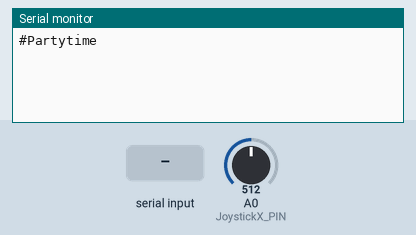
A sketch run on a simulated Arduino Uno, built with avr-gcc and run on an emulated ATmega328P. Parts: the last lines printed to the serial monitor. Inputs (shaded band) come from the test bench; at power-on: A0 (JoystickX_PIN) = 512.

Above: at 1.2 s.
1.3 s: "$" received over Serial
At 2.3 s:
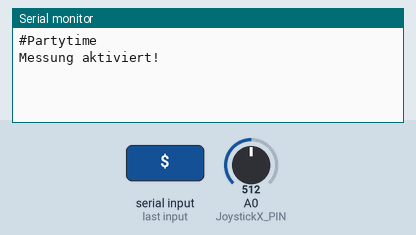
2.8 s: A0 (JoystickX_PIN) set to 716
At 3.4 s:
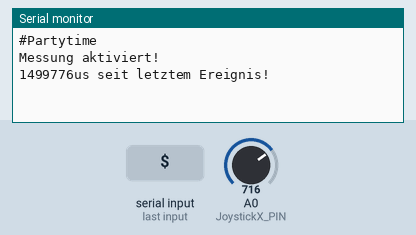
4.3 s: "$" received over Serial
At 5.8 s:
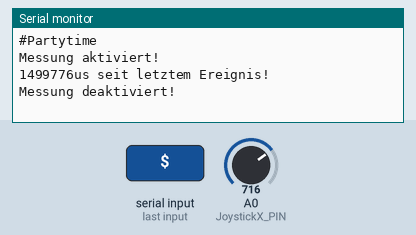

The sketch:

Zeitmessung_Beispiel.ino
```cpp
/*
 *****************************************************************************
 * Organisation: Universität Graz
 * Abteilung: Institut für Physik
 * Anwendung: Beispiel Sample-Code für die Vorlesungsübung
 *
 * Computergestützte Experimente und Signalauswertung
 * PHY.W04UB/UNT.038UB
 *
 * Projekt: Samplecode
 * Beispiel: ZeitMessung
 * Programmierer: Jan Enenkel
 * Datum: 17.3.2023
 * Hardware: Universität Graz - Physik Übungsboard - Arduino Uno ( mit CH340 )
 * Programmbeschreibung: Dieser Code misst wieviel Zeit zwischen zwei Ereignissen vergangen ist und gibt diese dann bei UART aus
 * Dabei wird der micros() Befehl benutzt!
  ******************************************************************************
*/


int JoystickX_PIN = A0;       // Joystick Pin X-Achse als A0 definieren.

// Setup Funktion wird einmal beim hochfahren des Arduino Ausgeführt
void setup()
{
  Serial.begin(57600);    // Initialisieren der UART auf 57600 BAUD
  while(!Serial)          // Warten bis die serielle schnitstelle Initialisiert ist
  {
    delay(1);
  }

  Serial.println( "#Partytime" );   // Wenn initialisierung abgeschlossen ist soll
}


// Globale Variablen - sollte bei größeren Programmen vermieden werden.
float measurementVoltage        = 0.0;         // aktuelle Messspannung
float measurementLastVoltage    = 0.0;         // letzter Messwert
bool measurementActive = false;                // bool "flag" ob die Messung gerade läuft oder nicht
long startTimeOfMeasurement = 0;               // startzeitpunkt der Messung


// Loop funktion wird kontinuierlich ausgeführt nach der Setup funktion.
void loop()
{
  if(Serial.available() > 0)            // Falls im eingangsbuffer der seriellen Schnittstelle Daten sind
  {
    if(Serial.read() == '$')            // Wenns das Empfangene Zeichen ein '$' ist starte die Messung
    {
      measurementActive = !measurementActive;   // Messung aktivieren/deaktivieren je nach vorhergehendem Zustand

      if(measurementActive)
      {
        Serial.println("Messung aktiviert!");           // Dem benutzer mitteilen das eine Messung aktiviert wurde
        startTimeOfMeasurement = micros();              // aktivieren der MEssung gilt quasi als erstes Event! - micros Befehl wird verwendet
      }
      else
        Serial.println("Messung deaktiviert!");
    }

    // Falls übrigens ein $ während der Messung vom User kommt, so wird die Messung einfach neu gestartet.
  }

  if(measurementActive)       // Wenn eine Messung läuft so springe in diesen Code-Block
  {
    int measurementValue       = analogRead( JoystickX_PIN );           // Auslesen des ADC und in measurementValue Speichern
    measurementVoltage         = measurementValue*5.0/1023;             // Umrechnen des measurementValue in measurementVoltage

    // Wenn der Messwert größer als 3.0V ist, aber der vorhergehende kleiner war ( Übergang )
    if( (measurementVoltage > 3.0) && (measurementLastVoltage < 3.0) )                // Wir haben ein Ereignis!
    {
      long elapsedTime = micros() - startTimeOfMeasurement;                           // Aktueller Timestamp - Timestamp wann die Messung gestartet wurde = vergangene Zeit
      Serial.println( String(elapsedTime) + String("us seit letztem Ereignis!") );    // Ausgabe des Resultats!
      startTimeOfMeasurement = micros();                                              // Messung quasi neu starten.
    }

    measurementLastVoltage = measurementVoltage;                        // speichere die aktuellen wert als den letzten messwert (für den nächsten Schleifendurchlauf nötig)

    if( micros() < startTimeOfMeasurement )                             // bei micros tritt ein überlauf bereits nach 70 minuten auf, daher schon Wahrscheinlicher als bei millis
      startTimeOfMeasurement = micros();                                // hier einfach Messung neu starten
  }
}
```

Measured:
- after the input at 1.3 s, the serial monitor: prints a new line at once (image 1)
- after the input at 2.8 s, the serial monitor: prints a new line at once (image 2)
- after the input at 4.3 s, the serial monitor: prints a new line at once (image 3)
